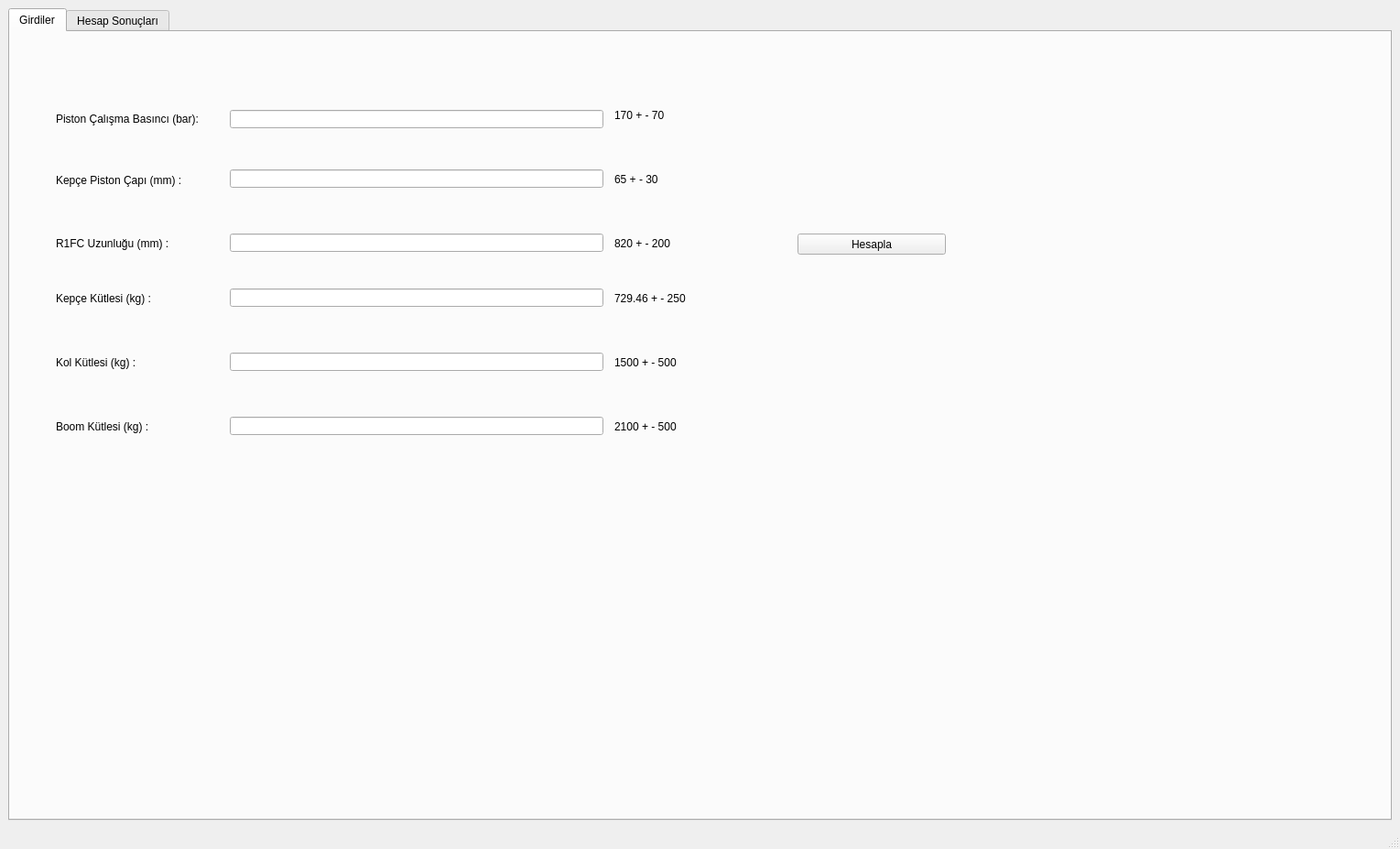
<?xml version="1.0" encoding="UTF-8"?>
<ui version="4.0">
 <class>MainWindow</class>
 <widget class="QMainWindow" name="MainWindow">
  <property name="geometry">
   <rect>
    <x>0</x>
    <y>0</y>
    <width>1529</width>
    <height>927</height>
   </rect>
  </property>
  <property name="windowTitle">
   <string>MainWindow</string>
  </property>
  <widget class="QWidget" name="centralwidget">
   <layout class="QHBoxLayout" name="horizontalLayout">
    <item>
     <widget class="QTabWidget" name="tabWidget">
      <property name="currentIndex">
       <number>0</number>
      </property>
      <widget class="QWidget" name="tab_girdiler">
       <attribute name="title">
        <string>Girdiler</string>
       </attribute>
       <widget class="QLabel" name="label_12">
        <property name="geometry">
         <rect>
          <x>50</x>
          <y>200</y>
          <width>134</width>
          <height>61</height>
         </rect>
        </property>
        <property name="text">
         <string>R1FC Uzunluğu (mm) :</string>
        </property>
       </widget>
       <widget class="QLabel" name="label">
        <property name="geometry">
         <rect>
          <x>50</x>
          <y>131</y>
          <width>151</width>
          <height>61</height>
         </rect>
        </property>
        <property name="text">
         <string>Kepçe Piston Çapı (mm) :</string>
        </property>
       </widget>
       <widget class="QLabel" name="label_2">
        <property name="geometry">
         <rect>
          <x>50</x>
          <y>64</y>
          <width>171</width>
          <height>61</height>
         </rect>
        </property>
        <property name="text">
         <string>Piston Çalışma Basıncı (bar):</string>
        </property>
       </widget>
       <widget class="QLabel" name="label_9">
        <property name="geometry">
         <rect>
          <x>50</x>
          <y>330</y>
          <width>134</width>
          <height>61</height>
         </rect>
        </property>
        <property name="text">
         <string>Kol Kütlesi (kg) :</string>
        </property>
       </widget>
       <widget class="QLabel" name="label_10">
        <property name="geometry">
         <rect>
          <x>50</x>
          <y>260</y>
          <width>134</width>
          <height>62</height>
         </rect>
        </property>
        <property name="text">
         <string>Kepçe Kütlesi (kg) :</string>
        </property>
       </widget>
       <widget class="QLabel" name="label_11">
        <property name="geometry">
         <rect>
          <x>50</x>
          <y>400</y>
          <width>134</width>
          <height>61</height>
         </rect>
        </property>
        <property name="text">
         <string>Boom Kütlesi (kg) :</string>
        </property>
       </widget>
       <widget class="QLineEdit" name="girdi_Dc">
        <property name="geometry">
         <rect>
          <x>240</x>
          <y>150</y>
          <width>408</width>
          <height>20</height>
         </rect>
        </property>
        <property name="inputMethodHints">
         <set>Qt::ImhPreferNumbers</set>
        </property>
       </widget>
       <widget class="QLineEdit" name="girdi_Pc">
        <property name="geometry">
         <rect>
          <x>240</x>
          <y>85</y>
          <width>408</width>
          <height>20</height>
         </rect>
        </property>
        <property name="inputMethodHints">
         <set>Qt::ImhPreferNumbers</set>
        </property>
       </widget>
       <widget class="QLineEdit" name="girdi_W_kepce">
        <property name="geometry">
         <rect>
          <x>240</x>
          <y>280</y>
          <width>408</width>
          <height>20</height>
         </rect>
        </property>
        <property name="inputMethodHints">
         <set>Qt::ImhPreferNumbers</set>
        </property>
       </widget>
       <widget class="QLineEdit" name="girdi_R1FC">
        <property name="geometry">
         <rect>
          <x>240</x>
          <y>220</y>
          <width>408</width>
          <height>20</height>
         </rect>
        </property>
        <property name="inputMethodHints">
         <set>Qt::ImhPreferNumbers</set>
        </property>
       </widget>
       <widget class="QLineEdit" name="girdi_W_kol">
        <property name="geometry">
         <rect>
          <x>240</x>
          <y>350</y>
          <width>408</width>
          <height>20</height>
         </rect>
        </property>
        <property name="inputMethodHints">
         <set>Qt::ImhPreferNumbers</set>
        </property>
       </widget>
       <widget class="QLineEdit" name="girdi_W_boom">
        <property name="geometry">
         <rect>
          <x>240</x>
          <y>420</y>
          <width>408</width>
          <height>20</height>
         </rect>
        </property>
        <property name="inputMethodHints">
         <set>Qt::ImhPreferNumbers</set>
        </property>
       </widget>
       <widget class="QPushButton" name="pushButtonHesapla">
        <property name="geometry">
         <rect>
          <x>860</x>
          <y>220</y>
          <width>162</width>
          <height>23</height>
         </rect>
        </property>
        <property name="text">
         <string>Hesapla</string>
        </property>
       </widget>
       <widget class="QLabel" name="label_3">
        <property name="geometry">
         <rect>
          <x>660</x>
          <y>60</y>
          <width>171</width>
          <height>61</height>
         </rect>
        </property>
        <property name="text">
         <string>170 + - 70</string>
        </property>
       </widget>
       <widget class="QLabel" name="label_4">
        <property name="geometry">
         <rect>
          <x>660</x>
          <y>130</y>
          <width>171</width>
          <height>61</height>
         </rect>
        </property>
        <property name="text">
         <string>65 + - 30</string>
        </property>
       </widget>
       <widget class="QLabel" name="label_7">
        <property name="geometry">
         <rect>
          <x>660</x>
          <y>200</y>
          <width>171</width>
          <height>61</height>
         </rect>
        </property>
        <property name="text">
         <string>820 + - 200</string>
        </property>
       </widget>
       <widget class="QLabel" name="label_8">
        <property name="geometry">
         <rect>
          <x>660</x>
          <y>260</y>
          <width>171</width>
          <height>61</height>
         </rect>
        </property>
        <property name="text">
         <string>729.46 + - 250</string>
        </property>
       </widget>
       <widget class="QLabel" name="label_13">
        <property name="geometry">
         <rect>
          <x>660</x>
          <y>330</y>
          <width>171</width>
          <height>61</height>
         </rect>
        </property>
        <property name="text">
         <string>1500 + - 500</string>
        </property>
       </widget>
       <widget class="QLabel" name="label_14">
        <property name="geometry">
         <rect>
          <x>660</x>
          <y>400</y>
          <width>171</width>
          <height>61</height>
         </rect>
        </property>
        <property name="text">
         <string>2100 + - 500</string>
        </property>
       </widget>
      </widget>
      <widget class="QWidget" name="tab_sonuc">
       <attribute name="title">
        <string>Hesap Sonuçları</string>
       </attribute>
       <layout class="QVBoxLayout" name="verticalLayout_2">
        <item>
         <widget class="QTabWidget" name="tabWidget_2">
          <property name="currentIndex">
           <number>2</number>
          </property>
          <widget class="QWidget" name="tab_kepce_kepce">
           <attribute name="title">
            <string>Kepçe</string>
           </attribute>
           <layout class="QHBoxLayout" name="horizontalLayout_2">
            <item>
             <widget class="QLabel" name="label_5">
              <property name="maximumSize">
               <size>
                <width>511</width>
                <height>750</height>
               </size>
              </property>
              <property name="text">
               <string/>
              </property>
              <property name="pixmap">
               <pixmap resource="resources.qrc">:/new/prefix1/png/kepce_serbest_diagram.png</pixmap>
              </property>
              <property name="scaledContents">
               <bool>true</bool>
              </property>
              <property name="openExternalLinks">
               <bool>true</bool>
              </property>
             </widget>
            </item>
            <item>
             <layout class="QVBoxLayout" name="verticalLayout_4">
              <item>
               <layout class="QHBoxLayout" name="horizontalLayout_6">
                <item>
                 <widget class="QLabel" name="label_16">
                  <property name="text">
                   <string>Maksimum kazma kuvveti (N) :</string>
                  </property>
                 </widget>
                </item>
                <item>
                 <widget class="QLabel" name="label_maxFc">
                  <property name="text">
                   <string>0</string>
                  </property>
                 </widget>
                </item>
               </layout>
              </item>
              <item>
               <layout class="QHBoxLayout" name="horizontalLayout_7">
                <item>
                 <widget class="QLabel" name="label_18">
                  <property name="text">
                   <string>Fperno1 x kuvveti (N) :</string>
                  </property>
                 </widget>
                </item>
                <item>
                 <widget class="QLabel" name="label_F_P1x">
                  <property name="text">
                   <string>0</string>
                  </property>
                 </widget>
                </item>
               </layout>
              </item>
              <item>
               <layout class="QHBoxLayout" name="horizontalLayout_8">
                <item>
                 <widget class="QLabel" name="label_17">
                  <property name="text">
                   <string>Fperno1 y kuvveti (N) :</string>
                  </property>
                 </widget>
                </item>
                <item>
                 <widget class="QLabel" name="label_F_P1y">
                  <property name="text">
                   <string>0</string>
                  </property>
                 </widget>
                </item>
               </layout>
              </item>
             </layout>
            </item>
           </layout>
          </widget>
          <widget class="QWidget" name="tab_kepce_kol">
           <attribute name="title">
            <string>Kol</string>
           </attribute>
           <layout class="QHBoxLayout" name="horizontalLayout_4">
            <item>
             <widget class="QLabel" name="label_6">
              <property name="maximumSize">
               <size>
                <width>500</width>
                <height>16777215</height>
               </size>
              </property>
              <property name="text">
               <string/>
              </property>
              <property name="pixmap">
               <pixmap resource="resources.qrc">:/new/prefix1/png/kol_serbest_diagram.png</pixmap>
              </property>
              <property name="scaledContents">
               <bool>true</bool>
              </property>
             </widget>
            </item>
            <item>
             <layout class="QVBoxLayout" name="verticalLayout">
              <item>
               <layout class="QHBoxLayout" name="horizontalLayout_9">
                <item>
                 <widget class="QLabel" name="label_15">
                  <property name="text">
                   <string>Kol Piston Kuvveti (Fb) (N) :</string>
                  </property>
                 </widget>
                </item>
                <item>
                 <widget class="QLabel" name="label_Fb">
                  <property name="text">
                   <string>0</string>
                  </property>
                 </widget>
                </item>
               </layout>
              </item>
              <item>
               <layout class="QHBoxLayout" name="horizontalLayout_10">
                <item>
                 <widget class="QLabel" name="label_20">
                  <property name="text">
                   <string>Fperno 7 x (N) :</string>
                  </property>
                 </widget>
                </item>
                <item>
                 <widget class="QLabel" name="label_F_P7x">
                  <property name="text">
                   <string>0</string>
                  </property>
                 </widget>
                </item>
               </layout>
              </item>
              <item>
               <layout class="QHBoxLayout" name="horizontalLayout_11">
                <item>
                 <widget class="QLabel" name="label_22">
                  <property name="text">
                   <string>Fperno 7 y(N) :</string>
                  </property>
                 </widget>
                </item>
                <item>
                 <widget class="QLabel" name="label_F_P7y">
                  <property name="text">
                   <string>0</string>
                  </property>
                 </widget>
                </item>
               </layout>
              </item>
              <item>
               <layout class="QHBoxLayout" name="horizontalLayout_12">
                <item>
                 <widget class="QLabel" name="label_19">
                  <property name="text">
                   <string>Piston Çapı (mm) :</string>
                  </property>
                 </widget>
                </item>
                <item>
                 <widget class="QLabel" name="label_Db">
                  <property name="text">
                   <string>0</string>
                  </property>
                 </widget>
                </item>
               </layout>
              </item>
             </layout>
            </item>
           </layout>
          </widget>
          <widget class="QWidget" name="tab_kepce_boom">
           <attribute name="title">
            <string>Boom</string>
           </attribute>
           <layout class="QVBoxLayout" name="verticalLayout_5">
            <item>
             <layout class="QHBoxLayout" name="horizontalLayout_3">
              <item>
               <widget class="QLabel" name="label_kepce_boom_serbest">
                <property name="maximumSize">
                 <size>
                  <width>400</width>
                  <height>16777215</height>
                 </size>
                </property>
                <property name="text">
                 <string/>
                </property>
                <property name="pixmap">
                 <pixmap resource="resources.qrc">:/new/prefix1/png/boom_serbest_diagram.png</pixmap>
                </property>
                <property name="scaledContents">
                 <bool>true</bool>
                </property>
               </widget>
              </item>
              <item>
               <layout class="QVBoxLayout" name="verticalLayout_8">
                <item>
                 <layout class="QHBoxLayout" name="horizontalLayout_14">
                  <item>
                   <widget class="QLabel" name="label_24">
                    <property name="text">
                     <string>Boom Piston Kuvveti (Fa) (N) :</string>
                    </property>
                   </widget>
                  </item>
                  <item>
                   <widget class="QLabel" name="label_Fa">
                    <property name="text">
                     <string>0</string>
                    </property>
                   </widget>
                  </item>
                 </layout>
                </item>
                <item>
                 <layout class="QHBoxLayout" name="horizontalLayout_13">
                  <item>
                   <widget class="QLabel" name="label_21">
                    <property name="text">
                     <string>Piston Çapı (mm) :</string>
                    </property>
                   </widget>
                  </item>
                  <item>
                   <widget class="QLabel" name="label_Da">
                    <property name="text">
                     <string>0</string>
                    </property>
                   </widget>
                  </item>
                 </layout>
                </item>
               </layout>
              </item>
             </layout>
            </item>
            <item>
             <widget class="QLabel" name="label_kepce_boom_serbest_eq">
              <property name="maximumSize">
               <size>
                <width>16777215</width>
                <height>190</height>
               </size>
              </property>
              <property name="sizeIncrement">
               <size>
                <width>0</width>
                <height>10</height>
               </size>
              </property>
              <property name="text">
               <string/>
              </property>
              <property name="pixmap">
               <pixmap resource="resources.qrc">:/new/prefix1/png/boom_serbest_diagram_eq.png</pixmap>
              </property>
              <property name="scaledContents">
               <bool>true</bool>
              </property>
             </widget>
            </item>
           </layout>
          </widget>
         </widget>
        </item>
       </layout>
      </widget>
     </widget>
    </item>
   </layout>
  </widget>
  <widget class="QMenuBar" name="menubar">
   <property name="geometry">
    <rect>
     <x>0</x>
     <y>0</y>
     <width>1529</width>
     <height>26</height>
    </rect>
   </property>
  </widget>
  <widget class="QStatusBar" name="statusbar"/>
 </widget>
 <resources>
  <include location="resources.qrc"/>
 </resources>
 <connections/>
</ui>
